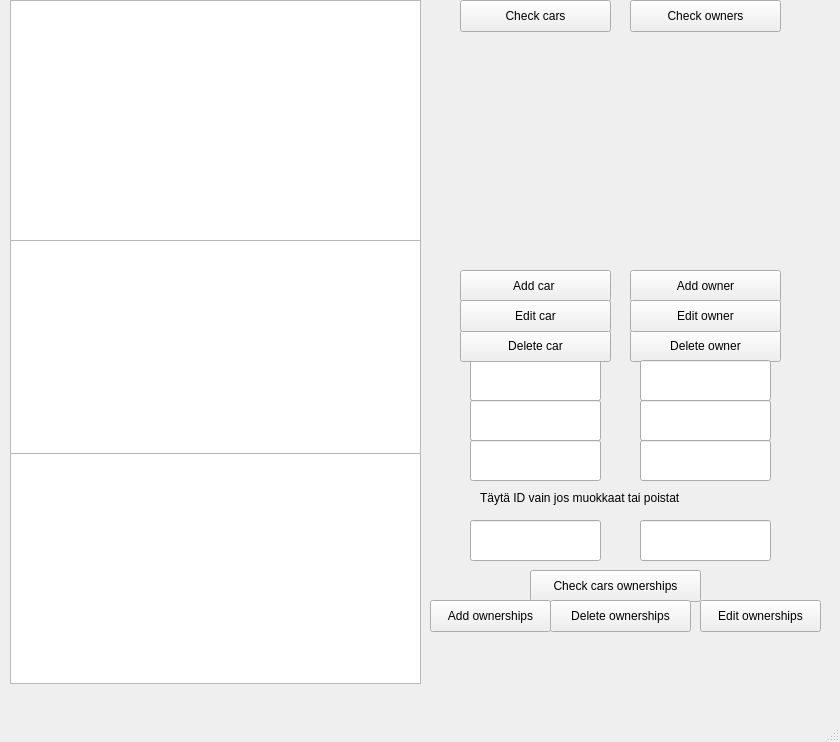
<?xml version="1.0" encoding="UTF-8"?>
<ui version="4.0">
 <class>MainWindow</class>
 <widget class="QMainWindow" name="MainWindow">
  <property name="geometry">
   <rect>
    <x>0</x>
    <y>0</y>
    <width>840</width>
    <height>742</height>
   </rect>
  </property>
  <property name="windowTitle">
   <string>MainWindow</string>
  </property>
  <widget class="QWidget" name="centralwidget">
   <widget class="QLabel" name="label">
    <property name="geometry">
     <rect>
      <x>430</x>
      <y>40</y>
      <width>381</width>
      <height>211</height>
     </rect>
    </property>
    <property name="text">
     <string/>
    </property>
   </widget>
   <widget class="QLineEdit" name="carBrand">
    <property name="geometry">
     <rect>
      <x>470</x>
      <y>360</y>
      <width>131</width>
      <height>41</height>
     </rect>
    </property>
    <property name="text">
     <string/>
    </property>
   </widget>
   <widget class="QLineEdit" name="carModel">
    <property name="geometry">
     <rect>
      <x>470</x>
      <y>400</y>
      <width>131</width>
      <height>41</height>
     </rect>
    </property>
    <property name="text">
     <string/>
    </property>
   </widget>
   <widget class="QLineEdit" name="carYearOfManufacture">
    <property name="geometry">
     <rect>
      <x>470</x>
      <y>440</y>
      <width>131</width>
      <height>41</height>
     </rect>
    </property>
    <property name="text">
     <string/>
    </property>
   </widget>
   <widget class="QPushButton" name="checkdatabasebutton">
    <property name="geometry">
     <rect>
      <x>460</x>
      <y>0</y>
      <width>151</width>
      <height>32</height>
     </rect>
    </property>
    <property name="text">
     <string>Check cars</string>
    </property>
   </widget>
   <widget class="QPushButton" name="additemsbutton">
    <property name="geometry">
     <rect>
      <x>460</x>
      <y>270</y>
      <width>151</width>
      <height>32</height>
     </rect>
    </property>
    <property name="text">
     <string>Add car </string>
    </property>
   </widget>
   <widget class="QPushButton" name="deleteitembutton">
    <property name="geometry">
     <rect>
      <x>460</x>
      <y>330</y>
      <width>151</width>
      <height>32</height>
     </rect>
    </property>
    <property name="text">
     <string>Delete car</string>
    </property>
   </widget>
   <widget class="QPushButton" name="editdatabasebutton">
    <property name="geometry">
     <rect>
      <x>460</x>
      <y>300</y>
      <width>151</width>
      <height>32</height>
     </rect>
    </property>
    <property name="text">
     <string>Edit car</string>
    </property>
   </widget>
   <widget class="QLineEdit" name="carId">
    <property name="geometry">
     <rect>
      <x>470</x>
      <y>520</y>
      <width>131</width>
      <height>41</height>
     </rect>
    </property>
    <property name="text">
     <string/>
    </property>
   </widget>
   <widget class="QTextEdit" name="textCars">
    <property name="geometry">
     <rect>
      <x>10</x>
      <y>0</y>
      <width>411</width>
      <height>241</height>
     </rect>
    </property>
   </widget>
   <widget class="QPushButton" name="checkownerdatabutton">
    <property name="geometry">
     <rect>
      <x>630</x>
      <y>0</y>
      <width>151</width>
      <height>32</height>
     </rect>
    </property>
    <property name="text">
     <string>Check owners</string>
    </property>
   </widget>
   <widget class="QPushButton" name="addownerdatabasebutton">
    <property name="geometry">
     <rect>
      <x>630</x>
      <y>270</y>
      <width>151</width>
      <height>32</height>
     </rect>
    </property>
    <property name="text">
     <string>Add owner</string>
    </property>
   </widget>
   <widget class="QPushButton" name="deleteownerdatabasebutton">
    <property name="geometry">
     <rect>
      <x>630</x>
      <y>330</y>
      <width>151</width>
      <height>32</height>
     </rect>
    </property>
    <property name="text">
     <string>Delete owner</string>
    </property>
   </widget>
   <widget class="QPushButton" name="editownerdatabasebutton">
    <property name="geometry">
     <rect>
      <x>630</x>
      <y>300</y>
      <width>151</width>
      <height>32</height>
     </rect>
    </property>
    <property name="text">
     <string>Edit owner</string>
    </property>
   </widget>
   <widget class="QLineEdit" name="ownerId">
    <property name="geometry">
     <rect>
      <x>640</x>
      <y>520</y>
      <width>131</width>
      <height>41</height>
     </rect>
    </property>
    <property name="text">
     <string/>
    </property>
   </widget>
   <widget class="QLineEdit" name="ownerFirstname">
    <property name="geometry">
     <rect>
      <x>640</x>
      <y>360</y>
      <width>131</width>
      <height>41</height>
     </rect>
    </property>
    <property name="text">
     <string/>
    </property>
   </widget>
   <widget class="QLineEdit" name="ownerAddress">
    <property name="geometry">
     <rect>
      <x>640</x>
      <y>440</y>
      <width>131</width>
      <height>41</height>
     </rect>
    </property>
    <property name="text">
     <string/>
    </property>
   </widget>
   <widget class="QLineEdit" name="ownerLastname">
    <property name="geometry">
     <rect>
      <x>640</x>
      <y>400</y>
      <width>131</width>
      <height>41</height>
     </rect>
    </property>
    <property name="text">
     <string/>
    </property>
   </widget>
   <widget class="QTextEdit" name="textOwners">
    <property name="geometry">
     <rect>
      <x>10</x>
      <y>240</y>
      <width>411</width>
      <height>221</height>
     </rect>
    </property>
   </widget>
   <widget class="QTextEdit" name="textCarOwners">
    <property name="geometry">
     <rect>
      <x>10</x>
      <y>453</y>
      <width>411</width>
      <height>231</height>
     </rect>
    </property>
   </widget>
   <widget class="QPushButton" name="checkcarsownerships">
    <property name="geometry">
     <rect>
      <x>530</x>
      <y>570</y>
      <width>171</width>
      <height>32</height>
     </rect>
    </property>
    <property name="text">
     <string>Check cars ownerships</string>
    </property>
   </widget>
   <widget class="QLabel" name="label_2">
    <property name="geometry">
     <rect>
      <x>480</x>
      <y>490</y>
      <width>281</width>
      <height>16</height>
     </rect>
    </property>
    <property name="text">
     <string>Täytä ID vain jos muokkaat tai poistat</string>
    </property>
   </widget>
   <widget class="QPushButton" name="addownershipsbutton">
    <property name="geometry">
     <rect>
      <x>430</x>
      <y>600</y>
      <width>121</width>
      <height>32</height>
     </rect>
    </property>
    <property name="text">
     <string>Add ownerships</string>
    </property>
   </widget>
   <widget class="QPushButton" name="deleteownershipsbutton">
    <property name="geometry">
     <rect>
      <x>550</x>
      <y>600</y>
      <width>141</width>
      <height>32</height>
     </rect>
    </property>
    <property name="text">
     <string>Delete ownerships</string>
    </property>
   </widget>
   <widget class="QPushButton" name="editownershipsbutton">
    <property name="geometry">
     <rect>
      <x>700</x>
      <y>600</y>
      <width>121</width>
      <height>32</height>
     </rect>
    </property>
    <property name="text">
     <string>Edit ownerships</string>
    </property>
   </widget>
  </widget>
  <widget class="QMenuBar" name="menubar">
   <property name="geometry">
    <rect>
     <x>0</x>
     <y>0</y>
     <width>840</width>
     <height>22</height>
    </rect>
   </property>
  </widget>
  <widget class="QStatusBar" name="statusbar"/>
 </widget>
 <resources/>
 <connections/>
</ui>
